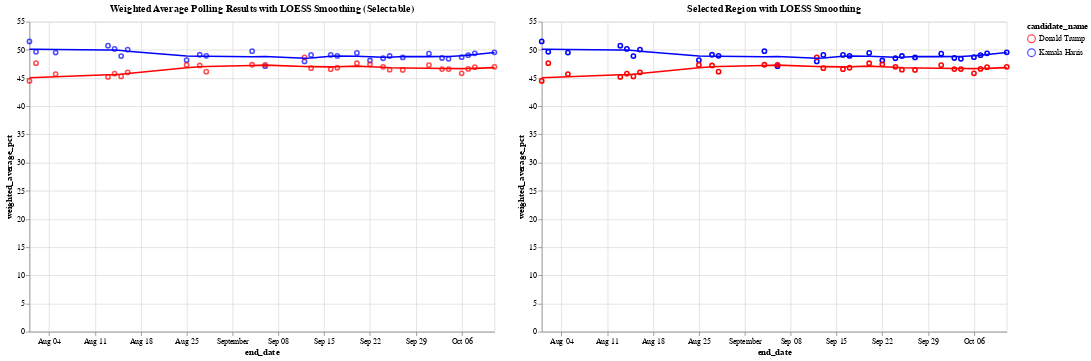

Here is the notebook cell this chart was saved with:
### Code cell
# Define the color scale for the two candidates
color_scale = alt.Scale(domain=['Donald Trump', 'Kamala Harris'], range=['red', 'blue'])

# Step 1: Create a selection brush for the horizontal axis (end_date)
brush = alt.selection_interval(encodings=['x'])  # Brush selection on the x-axis

# Step 2: Create the base chart with points and LOESS smoothing (Chart 1)
base = alt.Chart(df_weighted_averages).mark_point().encode(
    x='end_date:T',
    y='weighted_average_pct:Q',
    color=alt.Color('candidate_name:N', scale=color_scale)
)

loess = base.transform_loess(
    'end_date', 'weighted_average_pct', groupby=['candidate_name'], bandwidth=0.3
).mark_line()

chart1 = (base + loess).add_params(
    brush  # Add the brush selection to Chart 1
).properties(
    title='Weighted Average Polling Results with LOESS Smoothing (Selectable)',
    width=600,
    height=400
)

# Step 3: Create the side-by-side chart that will show the selected region with tooltip

# Apply the same selection filter to both points and LOESS in chart2
selected_points = base.encode(
    opacity=alt.condition(brush, alt.value(1), alt.value(0)),  # Highlight only selected points
    tooltip=['end_date:T', 'candidate_name:N', 'weighted_average_pct:Q']  # Add tooltip for points
).transform_filter(
    brush  # Filter by brush selection
)

# Apply LOESS smoothing for the selected range
selected_loess = alt.Chart(df_weighted_averages).transform_loess(
    'end_date', 'weighted_average_pct', groupby=['candidate_name'], bandwidth=0.3
).mark_line().encode(
    x='end_date:T',
    y='weighted_average_pct:Q',
    color=alt.Color('candidate_name:N', scale=color_scale),
    tooltip=['end_date:T', 'candidate_name:N', 'weighted_average_pct:Q']
).transform_filter(
    brush  # Filter the LOESS line by the brush selection
)

# Combine selected points and LOESS for the second chart
chart2 = (selected_points + selected_loess).properties(
    title='Selected Region with LOESS Smoothing',
    width=600,
    height=400
)

# Combine the two charts side by side
final_chart = alt.hconcat(chart1, chart2)

# Display the final chart
final_chart.show()

### Figure 1 — Vega-Lite specification as saved in the notebook (floating-point values rounded to 4 significant figures)
{"config": {"view": {"continuousWidth": 300, "continuousHeight": 300}}, "hconcat": [{"layer": [{"mark": {"type": "point"}, "encoding": {"color": {"field": "candidate_name", "scale": {"domain": ["Donald Trump", "Kamala Harris"], "range": ["red", "blue"]}, "type": "nominal"}, "x": {"field": "end_date", "type": "temporal"}, "y": {"field": "weighted_average_pct", "type": "quantitative"}}, "name": "view_2"}, {"mark": {"type": "line"}, "encoding": {"color": {"field": "candidate_name", "scale": {"domain": ["Donald Trump", "Kamala Harris"], "range": ["red", "blue"]}, "type": "nominal"}, "x": {"field": "end_date", "type": "temporal"}, "y": {"field": "weighted_average_pct", "type": "quantitative"}}, "transform": [{"loess": "weighted_average_pct", "on": "end_date", "bandwidth": 0.3, "groupby": ["candidate_name"]}]}], "height": 400, "title": "Weighted Average Polling Results with LOESS Smoothing (Selectable)", "width": 600}, {"layer": [{"mark": {"type": "point"}, "encoding": {"color": {"field": "candidate_name", "scale": {"domain": ["Donald Trump", "Kamala Harris"], "range": ["red", "blue"]}, "type": "nominal"}, "opacity": {"condition": {"param": "param_2", "value": 1}, "value": 0}, "tooltip": [{"field": "end_date", "type": "temporal"}, {"field": "candidate_name", "type": "nominal"}, {"field": "weighted_average_pct", "type": "quantitative"}], "x": {"field": "end_date", "type": "temporal"}, "y": {"field": "weighted_average_pct", "type": "quantitative"}}, "transform": [{"filter": {"param": "param_2"}}]}, {"mark": {"type": "line"}, "encoding": {"color": {"field": "candidate_name", "scale": {"domain": ["Donald Trump", "Kamala Harris"], "range": ["red", "blue"]}, "type": "nominal"}, "tooltip": [{"field": "end_date", "type": "temporal"}, {"field": "candidate_name", "type": "nominal"}, {"field": "weighted_average_pct", "type": "quantitative"}], "x": {"field": "end_date", "type": "temporal"}, "y": {"field": "weighted_average_pct", "type": "quantitative"}}, "transform": [{"loess": "weighted_average_pct", "on": "end_date", "bandwidth": 0.3, "groupby": ["candidate_name"]}, {"filter": {"param": "param_2"}}]}], "height": 400, "title": "Selected Region with LOESS Smoothing", "width": 600}], "data": {"name": "data-5d0b44e8a7398dc36b77ff4583e343aa"}, "params": [{"name": "param_2", "select": {"type": "interval", "encodings": ["x"]}, "views": ["view_2"]}], "$schema": "https://vega.github.io/schema/vega-lite/v5.20.1.json", "datasets": {"data-5d0b44e8a7398dc36b77ff4583e343aa": [{"end_date": "2024-10-11T00:00:00", "candidate_id": 16661, "candidate_name": "Kamala Harris", "weighted_average_pct": 49.56}, {"end_date": "2024-10-11T00:00:00", "candidate_id": 16651, "candidate_name": "Donald Trump", "weighted_average_pct": 47.0}, {"end_date": "2024-10-08T00:00:00", "candidate_id": 16661, "candidate_name": "Kamala Harris", "weighted_average_pct": 49.38}, {"end_date": "2024-10-08T00:00:00", "candidate_id": 16651, "candidate_name": "Donald Trump", "weighted_average_pct": 46.94}, {"end_date": "2024-10-07T00:00:00", "candidate_id": 16661, "candidate_name": "Kamala Harris", "weighted_average_pct": 49.07}, {"end_date": "2024-10-07T00:00:00", "candidate_id": 16651, "candidate_name": "Donald Trump", "weighted_average_pct": 46.63}, {"end_date": "2024-10-06T00:00:00", "candidate_id": 16661, "candidate_name": "Kamala Harris", "weighted_average_pct": 48.71}, {"end_date": "2024-10-06T00:00:00", "candidate_id": 16651, "candidate_name": "Donald Trump", "weighted_average_pct": 45.84}, {"end_date": "2024-10-04T00:00:00", "candidate_id": 16661, "candidate_name": "Kamala Harris", "weighted_average_pct": 48.42}, {"end_date": "2024-10-04T00:00:00", "candidate_id": 16651, "candidate_name": "Donald Trump", "weighted_average_pct": 46.6}, {"end_date": "2024-10-03T00:00:00", "candidate_id": 16661, "candidate_name": "Kamala Harris", "weighted_average_pct": 48.56}, {"end_date": "2024-10-03T00:00:00", "candidate_id": 16651, "candidate_name": "Donald Trump", "weighted_average_pct": 46.6}, {"end_date": "2024-10-01T00:00:00", "candidate_id": 16661, "candidate_name": "Kamala Harris", "weighted_average_pct": 49.32}, {"end_date": "2024-10-01T00:00:00", "candidate_id": 16651, "candidate_name": "Donald Trump", "weighted_average_pct": 47.31}, {"end_date": "2024-09-27T00:00:00", "candidate_id": 16661, "candidate_name": "Kamala Harris", "weighted_average_pct": 48.67}, {"end_date": "2024-09-27T00:00:00", "candidate_id": 16651, "candidate_name": "Donald Trump", "weighted_average_pct": 46.45}, {"end_date": "2024-09-25T00:00:00", "candidate_id": 16661, "candidate_name": "Kamala Harris", "weighted_average_pct": 48.91}, {"end_date": "2024-09-25T00:00:00", "candidate_id": 16651, "candidate_name": "Donald Trump", "weighted_average_pct": 46.49}, {"end_date": "2024-09-24T00:00:00", "candidate_id": 16661, "candidate_name": "Kamala Harris", "weighted_average_pct": 48.52}, {"end_date": "2024-09-24T00:00:00", "candidate_id": 16651, "candidate_name": "Donald Trump", "weighted_average_pct": 47.0}, {"end_date": "2024-09-22T00:00:00", "candidate_id": 16661, "candidate_name": "Kamala Harris", "weighted_average_pct": 48.12}, {"end_date": "2024-09-22T00:00:00", "candidate_id": 16651, "candidate_name": "Donald Trump", "weighted_average_pct": 47.43}, {"end_date": "2024-09-20T00:00:00", "candidate_id": 16661, "candidate_name": "Kamala Harris", "weighted_average_pct": 49.45}, {"end_date": "2024-09-20T00:00:00", "candidate_id": 16651, "candidate_name": "Donald Trump", "weighted_average_pct": 47.63}, {"end_date": "2024-09-17T00:00:00", "candidate_id": 16661, "candidate_name": "Kamala Harris", "weighted_average_pct": 48.92}, {"end_date": "2024-09-17T00:00:00", "candidate_id": 16651, "candidate_name": "Donald Trump", "weighted_average_pct": 46.83}, {"end_date": "2024-09-16T00:00:00", "candidate_id": 16661, "candidate_name": "Kamala Harris", "weighted_average_pct": 49.11}, {"end_date": "2024-09-16T00:00:00", "candidate_id": 16651, "candidate_name": "Donald Trump", "weighted_average_pct": 46.57}, {"end_date": "2024-09-13T00:00:00", "candidate_id": 16661, "candidate_name": "Kamala Harris", "weighted_average_pct": 49.1}, {"end_date": "2024-09-13T00:00:00", "candidate_id": 16651, "candidate_name": "Donald Trump", "weighted_average_pct": 46.75}, {"end_date": "2024-09-12T00:00:00", "candidate_id": 16661, "candidate_name": "Kamala Harris", "weighted_average_pct": 47.96}, {"end_date": "2024-09-12T00:00:00", "candidate_id": 16651, "candidate_name": "Donald Trump", "weighted_average_pct": 48.68}, {"end_date": "2024-09-06T00:00:00", "candidate_id": 16661, "candidate_name": "Kamala Harris", "weighted_average_pct": 47.11}, {"end_date": "2024-09-06T00:00:00", "candidate_id": 16651, "candidate_name": "Donald Trump", "weighted_average_pct": 47.34}, {"end_date": "2024-09-04T00:00:00", "candidate_id": 16661, "candidate_name": "Kamala Harris", "weighted_average_pct": 49.78}, {"end_date": "2024-09-04T00:00:00", "candidate_id": 16651, "candidate_name": "Donald Trump", "weighted_average_pct": 47.36}, {"end_date": "2024-08-28T00:00:00", "candidate_id": 16661, "candidate_name": "Kamala Harris", "weighted_average_pct": 48.95}, {"end_date": "2024-08-28T00:00:00", "candidate_id": 16651, "candidate_name": "Donald Trump", "weighted_average_pct": 46.13}, {"end_date": "2024-08-27T00:00:00", "candidate_id": 16661, "candidate_name": "Kamala Harris", "weighted_average_pct": 49.14}, {"end_date": "2024-08-27T00:00:00", "candidate_id": 16651, "candidate_name": "Donald Trump", "weighted_average_pct": 47.23}, {"end_date": "2024-08-25T00:00:00", "candidate_id": 16661, "candidate_name": "Kamala Harris", "weighted_average_pct": 48.17}, {"end_date": "2024-08-25T00:00:00", "candidate_id": 16651, "candidate_name": "Donald Trump", "weighted_average_pct": 47.33}, {"end_date": "2024-08-16T00:00:00", "candidate_id": 16661, "candidate_name": "Kamala Harris", "weighted_average_pct": 50.05}, {"end_date": "2024-08-16T00:00:00", "candidate_id": 16651, "candidate_name": "Donald Trump", "weighted_average_pct": 46.01}, {"end_date": "2024-08-15T00:00:00", "candidate_id": 16661, "candidate_name": "Kamala Harris", "weighted_average_pct": 48.91}, {"end_date": "2024-08-15T00:00:00", "candidate_id": 16651, "candidate_name": "Donald Trump", "weighted_average_pct": 45.29}, {"end_date": "2024-08-14T00:00:00", "candidate_id": 16661, "candidate_name": "Kamala Harris", "weighted_average_pct": 50.18}, {"end_date": "2024-08-14T00:00:00", "candidate_id": 16651, "candidate_name": "Donald Trump", "weighted_average_pct": 45.77}, {"end_date": "2024-08-13T00:00:00", "candidate_id": 16661, "candidate_name": "Kamala Harris", "weighted_average_pct": 50.75}, {"end_date": "2024-08-13T00:00:00", "candidate_id": 16651, "candidate_name": "Donald Trump", "weighted_average_pct": 45.2}, {"end_date": "2024-08-05T00:00:00", "candidate_id": 16661, "candidate_name": "Kamala Harris", "weighted_average_pct": 49.52}, {"end_date": "2024-08-05T00:00:00", "candidate_id": 16651, "candidate_name": "Donald Trump", "weighted_average_pct": 45.7}, {"end_date": "2024-08-02T00:00:00", "candidate_id": 16661, "candidate_name": "Kamala Harris", "weighted_average_pct": 49.66}, {"end_date": "2024-08-02T00:00:00", "candidate_id": 16651, "candidate_name": "Donald Trump", "weighted_average_pct": 47.64}, {"end_date": "2024-08-01T00:00:00", "candidate_id": 16661, "candidate_name": "Kamala Harris", "weighted_average_pct": 51.5}, {"end_date": "2024-08-01T00:00:00", "candidate_id": 16651, "candidate_name": "Donald Trump", "weighted_average_pct": 44.5}]}}
